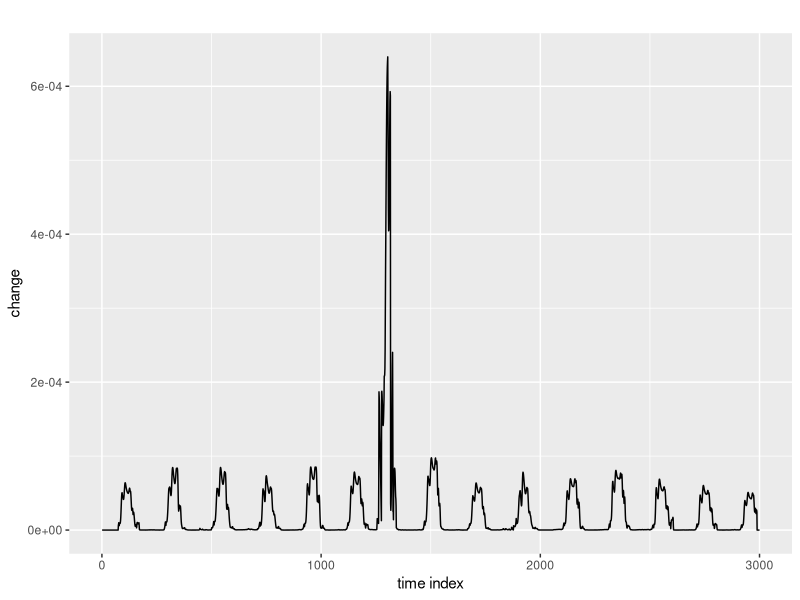
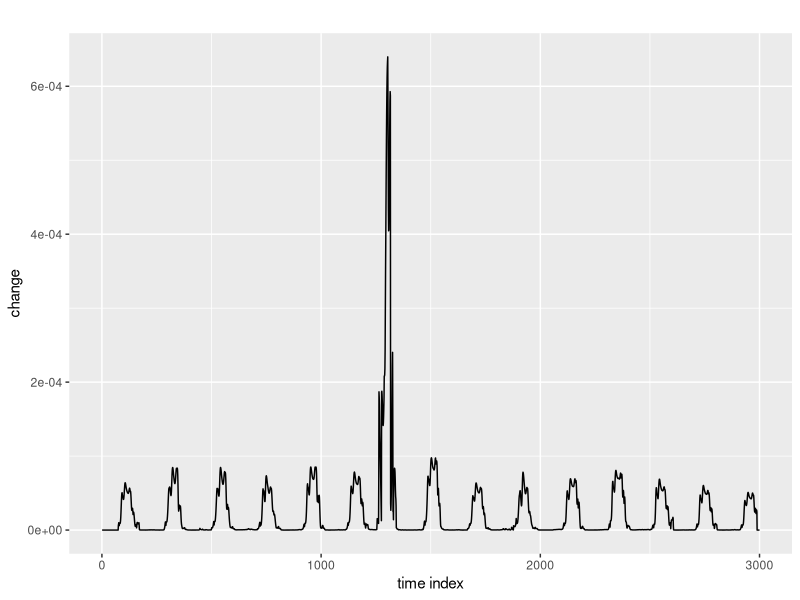

Generate these figures, in order, with R:
require(ggplot2)

# change working directory
frame_files <- lapply(sys.frames(), function(x) x$ofile)
frame_files <- Filter(Negate(is.null), frame_files)
setwd(dirname(frame_files[[length(frame_files)]]))

# wget http://www.cs.ucr.edu/~eamonn/discords/qtdbsel102.txt
dt <- read.table("data/qtdbsel102.txt")

# singular spectrum transformation
xi <- dt[3001:6000, 2]
w <- 50 # width
m <- 2
k <- w/2
L <- k/2 # lag
Tt <- length(xi)
score <- rep(0, Tt)

for(t in (w+k):(Tt-L+1)) {
  t.start <- t-w-k+1
  t.end <- t-1
  X1 <- t(embed(xi[t.start:t.end], w))[w:1,] # trajectory matrix
  X2 <- t(embed(xi[(t.start+L):(t.end+L)], w))[w:1,] # test matrix

  U1 <- svd(X1)$u[,1:m] # X11 SVD
  U2 <- svd(X2)$u[,1:m] # X12 SVD
  sig1 <- svd(t(U1) %*% U2)$d[1] # overlap
  score[t] <- 1 - sig1^2 # change score
}

df <- data.frame(x=c(1:3000), y=score)

p <- ggplot(df,
      aes(
        x=x,
        y=y
      )
    )
p <- p + geom_line() + labs(title="", x="time index", y="change")
plot(p)
ggsave("./img/stt.png", p)
